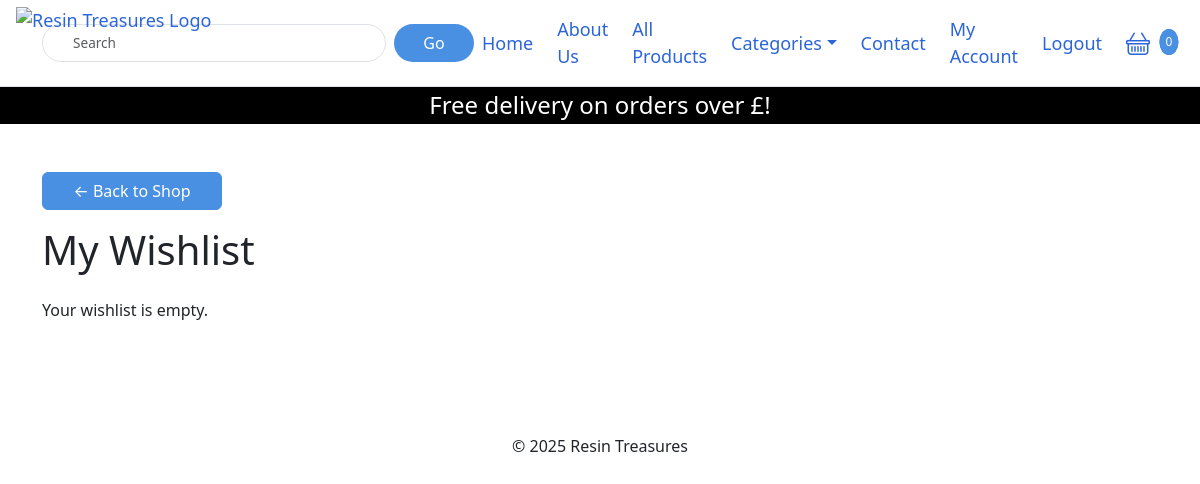
Before: /wishlist/ (signed in) with the older database file.
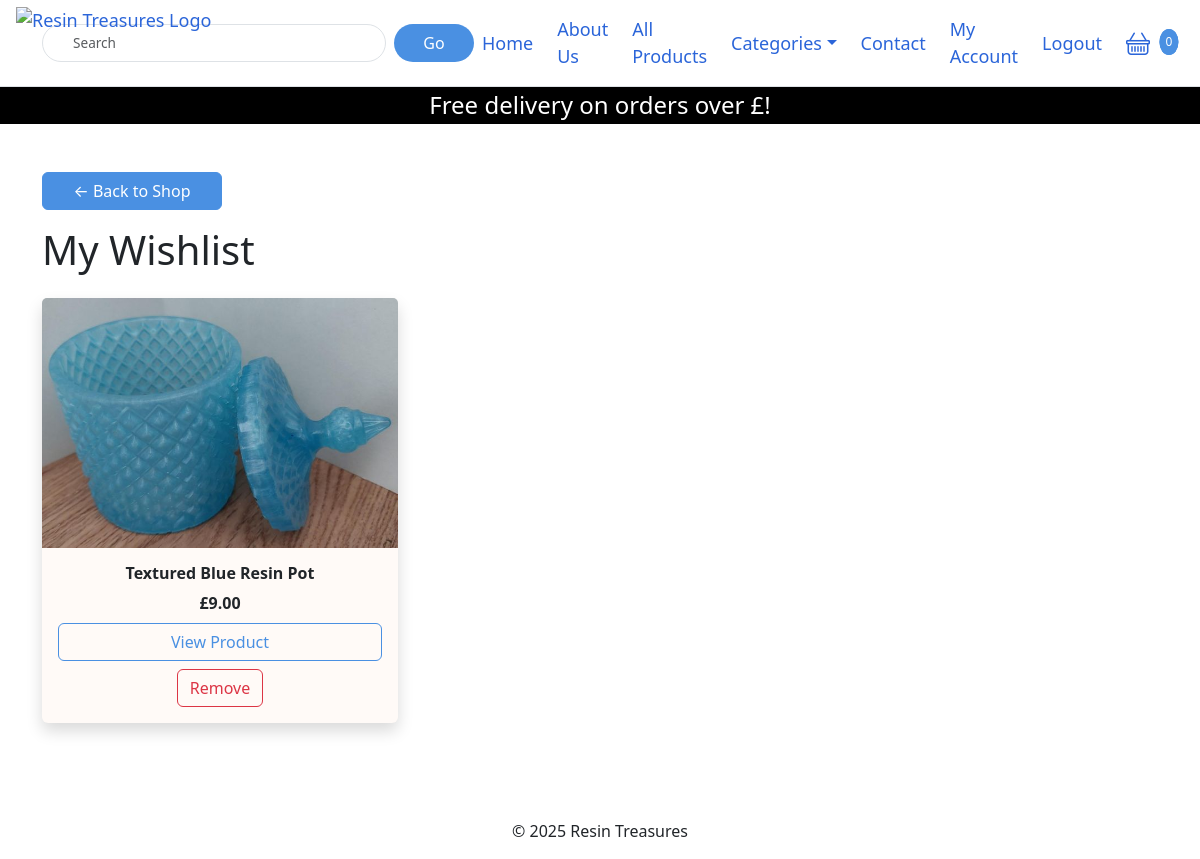
After: the same page with the newer database file.
### wishlist/models.py (models this page shows, shortened)
class Wishlist(models.Model):
    user = models.ForeignKey(settings.AUTH_USER_MODEL, on_delete=models.CASCADE)
    product = models.ForeignKey(Product, on_delete=models.CASCADE)
    class Meta:
        unique_together = ('user', 'product')

### store/models.py (models this page shows, shortened)
class ProductVariant(models.Model):
    product = models.ForeignKey(Product, related_name='variants', on_delete=models.CASCADE)
    image = models.ImageField(upload_to='variants/')
    description = models.TextField()
    color_name = models.CharField(max_length=50, blank=True)
    color_code = models.CharField(max_length=7, blank=True)
    price = models.DecimalField(max_digits=10, decimal_places=2, default=0.00)
    thumbnail = ImageSpecField(
        source='image',
        processors=[ResizeToFill(250, 250)],
        format='JPG',
        options={'quality': 85}
    )

class Product(models.Model):
    name = models.CharField(max_length=100)
    categories = models.ManyToManyField(Category)

### wishlist/views.py (the view)
# urls.py: path('', views.wishlist_view, name='wishlist'),
@login_required
def wishlist_view(request):
    wishlist_items = Wishlist.objects.filter(user=request.user)
    return render(request, 'wishlist.html', {'wishlist_items': wishlist_items})

### store/context_processors.py (called while the page is built)
def categories_processor(request):
    return {
        'all_categories': Category.objects.all()
    }

def basket_context(request):
    basket = request.session.get('basket', {})
    total_quantity = sum(basket.values())
    return {'basket_quantity': total_quantity}

### wishlist/templates/wishlist.html (shortened to what this page needs)
{% extends 'base.html' %}
{% load static %}
{% block content %}
<div class="container py-5">
  <div class="mb-3">
    <a href="{% url 'shop' %}" class="btn btn-outline-secondary">&larr; Back to Shop</a>
  </div>
  <h1 class="mb-4">My Wishlist</h1>
  {% if wishlist_items %}
    <div class="row row-cols-1 row-cols-sm-2 row-cols-md-3 g-4">
      {% for item in wishlist_items %}
        <div class="col">
          <div class="card h-100 text-center border-0 shadow" style="background-color: #fffaf7;">
            {% with variant=item.product.variants.first %}
              {% if variant and variant.image %}
                <img src="{{ variant.image.url }}"
                     alt="{{ item.product.name }}"
                     class="card-img-top"
                     style="height: 250px; object-fit: cover;">
              {% else %}
                <img src="{% static 'images/no-image.png' %}"
                     alt="No image"
                     class="card-img-top"
                     style="height: 250px; object-fit: cover;">
              {% endif %}
              <div class="card-body d-flex flex-column">
                <h6 class="fw-bold">{{ item.product.name }}</h6>
                {% if variant %}
                  <p class="text-peach fw-semibold mb-2">£{{ variant.price }}</p>
                {% endif %}
                <a href="{% url 'product_detail' item.product.id %}" class="btn btn-outline-primary mb-2">
                  View Product
                </a>
                <form action="{% url 'remove_from_wishlist' item.product.id %}" method="post">
                  <button type="submit" class="btn btn-outline-danger">Remove</button>
                </form>
              </div>
            {% endwith %}
          </div>
        </div>
      {% endfor %}
    </div>
  {% else %}
    <p>Your wishlist is empty.</p>
  {% endif %}
</div>
{% endblock %}

### templates/base.html (shortened to what this page needs)
{% load static %}
<!DOCTYPE html>
<html lang="en">
<head>
  <link rel="stylesheet" href="{% static 'css/styles.css' %}">
  <link rel="stylesheet" href="https://cdn.jsdelivr.net/npm/bootstrap-icons@1.10.5/font/bootstrap-icons.css">
  <link href="https://cdn.jsdelivr.net/npm/bootstrap@5.3.0/dist/css/bootstrap.min.css" rel="stylesheet">
</head>
<body>
  <header>
    <nav class="navbar navbar-expand-lg navbar-light bg-white border-bottom">
      <div class="container">
      <div class="fixed-logo">
  <a class="navbar-brand" href="{% url 'home' %}">
    <img src="{% static 'images/rt-logo-4.png' %}" alt="Resin Treasures Logo" class="logo" style="height: 50px;">
  </a>
</div>
        <div class="collapse navbar-collapse" id="navbarNav">
<form class="d-none d-lg-flex mx-auto search-bar" method="get" action="{% url 'shop' %}" style="max-width: 500px; width: 100%;">
  <input
    class="form-control me-2"
    type="search"
    placeholder="Search"
    name="q"
    style="flex-grow: 1; min-width: 0;"
  >
  <button
    class="btn btn-outline-secondary"
    type="submit"
    style="height: 38px; width: 80px; min-width: 80px; padding: 0; font-size: 1rem;"
  >Go</button>
</form>
          <ul class="navbar-nav ms-auto d-flex align-items-center">
            <li class="nav-item"><a class="nav-link" href="{% url 'home' %}">Home</a></li>
            <li class="nav-item"><a class="nav-link" href="{% url 'about' %}">About Us</a></li>
            <li class="nav-item"><a class="nav-link" href="{% url 'shop' %}">All Products</a></li>
            <li class="nav-item dropdown">
              <a class="nav-link dropdown-toggle" href="#" id="categoryDropdown" role="button"
                 data-bs-toggle="dropdown" aria-expanded="false">Categories</a>
            </li>
            <li class="nav-item"><a class="nav-link" href="{% url 'contact' %}">Contact</a></li>
            {% if user.is_authenticated %}
    <li class="nav-item">
        <a class="nav-link" href="{% url 'my_account' %}">My Account</a>
    </li>
    <li class="nav-item">
        <a class="nav-link" href="{% url 'logout' %}">Logout</a>
    </li>
{% endif %}
            <li class="nav-item position-relative">
              <a class="nav-link" href="{% url 'basket_summary' %}">
                <i class="bi bi-basket" style="font-size: 1.5rem;"></i>
                <span class="basket-badge">{{ basket|length }}</span>
                <span class="basket-badge">{{ basket_quantity }}</span>
              </a>
            </li>
          </ul>
  </header>
    <div id="delivery-banner" class="row text-center">
      <div class="col bg-black text-white">
        <h4 class="logo-font my-1">Free delivery on orders over £{{ free_delivery_threshold }}!</h4>
      </div>
    </div>
  <main>
    {% block content %}
    {% endblock %}
  </main>
<footer class="text-center mt-5">
  <p>&copy; 2025 Resin Treasures</p>
</footer>
</body>
</html>

### store/static/css/styles.css (style rules this page uses)
#delivery-banner { position: relative; z-index: 800; }
.navbar { position: sticky; top: 0; z-index: 1000; background-color: white !important; padding: 10px 40px; border-bottom: 1px solid #eee; flex-direction: row; align-items: right; }
.navbar-nav { display: flex; gap: 0.5rem; padding: 0; align-items: center; }
.navbar-brand, .nav-link { color: #2B65D9 !important; font-weight: 500; font-size: 18px !important; padding: 0.5rem 1rem; }
.fixed-logo { position: fixed; top: 5px; left: 0px; z-index: 1003; background-color: transparent; padding: 0px; }
.fixed-logo .logo { max-height: 60px; width: auto; }
.search-bar input { min-width: 200px; flex-grow: 1; justify-content: center; }
.basket-badge { position: absolute; top: 25px; right: 0.5; background-color: #4A90E2; color: white; font-size: 0.75rem; padding: 4px 6px; border-radius: 50%; transform: translate(50%, -50%); }
.search-bar { max-width: 600px; margin-left: auto; margin-right: auto; }
.search-bar input[type="search"] { border-radius: 50px; padding: 8px 30px; flex-grow: 1; }
.search-bar button { border-radius: 20px; background-color: #4A90E2; color: #FFFFFF; border: none; }
form button { font-weight: 500; cursor: pointer; background-color: #4A90E2; color: #fff; border: 1px solid #357ABD; padding: 0.75rem 1.5rem; border-radius: 8px; transition: all 0.3s ease; }
.btn-outline-primary { color: #4A90E2 !important; border-color: #4A90E2 !important; min-width: 180px; }
.btn-outline-secondary { background-color: #4A90E2 !important; color: #FFFFFF !important; border-color: #4A90E2 !important; min-width: 180px; }
.search-bar input { font-size: 0.85rem; padding: 0.3rem 0.5rem; }
.search-bar button { font-size: 0.85rem; padding: 0.3rem 0.6rem; }
@media (min-width: 992px) { .search-bar.d-lg-flex button { min-width: 100px; padding: 8px 16px; } }

Changed rows visible on the page:
added Wishlist: product.variants.first.image (picture), product.name "Textured Blue Resin Pot", product.variants.first.price "9.00"
Other visible differences:
text no longer shown: "Your wishlist is empty."
